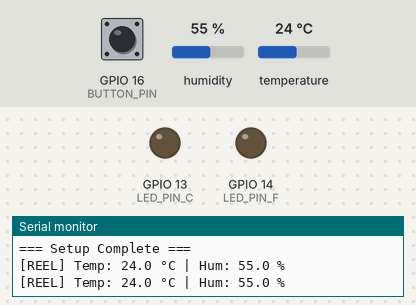
Bench run of a sketch on a simulated ESP32. Parts: output pins drawn as LEDs (lit = HIGH), the last lines printed to the serial monitor. The inputs (shaded band) are chosen by the test bench; at power-on: GPIO 16 (BUTTON_PIN) HIGH, humidity 55 %, temperature 24 °C. WiFi joins after 1.5 s; servers stay silent unless stated; random numbers use the default seed unless the sketch sets one; no MQTT or app messages arrive unless stated.

Above: at 2.9 s.
3.0 s: GPIO 16 (BUTTON_PIN) pulled LOW for 0.15 s
At 4.2 s:
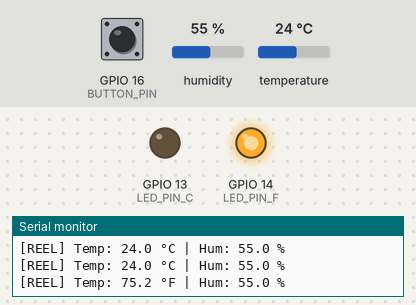
4.6 s: GPIO 16 (BUTTON_PIN) pulled LOW for 1 s
At 5.6 s:
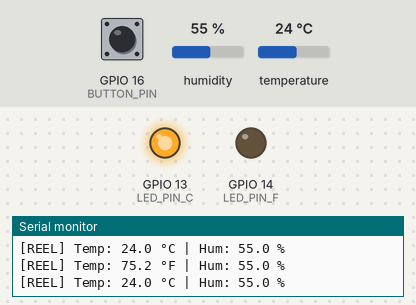
7.1 s: GPIO 16 (BUTTON_PIN) pulled LOW for 3.2 s
At 7.5 s:
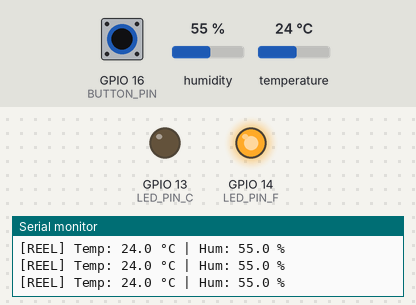
Timing chart, 0 to 10.1 s (numbered marks = the images above; inputs shaded):
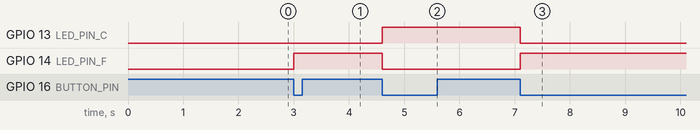

The sketch:

station.ino
```cpp
#include <ArduinoJson.h>
#include <PubSubClient.h>
#include <WiFi.h>
#include "DHT.h";

// WiFi
const char *WIFI_SSID = "Galyst";
const char *WIFI_PASSWORD = "galystann";

// MQTT
const char *MQTT_SERVER = "captain.dev0.pandor.cloud";
const int MQTT_PORT = 1884;
const char *MQTT_CLIENT_ID = "ESP32-Weather-Station";

// MQTT Topics
const char *TOPIC_DATA = "station-meteo/data";
const char *TOPIC_SET_UNIT = "station-meteo/set-unit";

// Timing for periodic publishing
unsigned long lastPublishTime = 0;
const unsigned long PUBLISH_INTERVAL = 1000;

// DHT Sensor
#define DHTPIN 17
#define DHTTYPE DHT22
DHT dht(DHTPIN, DHTTYPE);

// Pins
const int LED_PIN_C = 13;
const int LED_PIN_F = 14;
const int BUTTON_PIN = 16;

// State
bool isCelsius = true;
bool lastButtonState = HIGH;
unsigned long previousMillisData = 0;
const long intervalData = 1000;

// Simulation (fallback si capteur absent)
float simTemperature = 22.0;
float simHumidity = 55.0;
bool useSensorData = true;

// WiFi and MQTT Clients
WiFiClient espClient;
PubSubClient mqttClient(espClient);

// WiFi Connection
void setupWiFi() {
  Serial.println("Connecting to WiFi...");
  WiFi.begin(WIFI_SSID, WIFI_PASSWORD);

  while (WiFi.status() != WL_CONNECTED) {
    delay(500);
    Serial.print(".");
  }

  Serial.println("\nWiFi connected!");
  Serial.print("IP address: ");
  Serial.println(WiFi.localIP());
}

// MQTT Setup
void setupMQTT() { mqttClient.setServer(MQTT_SERVER, MQTT_PORT); }

// MQTT Connection with Reconnection Logic
void connectMQTT() {
  while (!mqttClient.connected()) {
    Serial.print("Connecting to MQTT broker...");

    if (mqttClient.connect(MQTT_CLIENT_ID)) {
      Serial.println("connected!");
    } else {
      Serial.print("failed, rc=");
      Serial.print(mqttClient.state());
      Serial.println(" retrying in 5 seconds...");
      delay(5000);
    }
  }
}

// Simulation de données météo (fallback si capteur absent)
void simulateWeatherData(float &temperature, float &humidity, char unit) {
  simTemperature += random(-5, 6) / 10.0;
  if (simTemperature > 40.0) simTemperature = 40.0;
  if (simTemperature < -10.0) simTemperature = -10.0;

  simHumidity += random(-10, 11) / 10.0;
  if (simHumidity > 100.0) simHumidity = 100.0;
  if (simHumidity < 0.0) simHumidity = 0.0;

  if (unit == 'F') {
    temperature = simTemperature * 1.8 + 32.0;
  } else {
    temperature = simTemperature;
  }
  humidity = simHumidity;
}

// JSON Message
String createDataJson(float temperature, float humidity, char unit, bool isRealData) {
  StaticJsonDocument<200> doc;

  doc["id"] = "esp32-01";
  doc["temperature"] = temperature;
  doc["humidity"] = humidity;
  doc["unit"] = String(unit);
  doc["mode"] = isRealData ? "reel" : "simulation";

  String output;
  serializeJson(doc, output);

  return output;
}

// Publish Weather Data
void publishWeatherData(float temperature, float humidity, char unit, bool isRealData) {
  if (!mqttClient.connected()) {
    connectMQTT();
  }

  // Publish JSON to data topic
  mqttClient.publish(TOPIC_DATA, createDataJson(temperature, humidity, unit, isRealData).c_str());

  // Debug output
  Serial.print("[");
  Serial.print(isRealData ? "REEL" : "SIMU");
  Serial.print("] Temp: ");
  Serial.print(temperature, 1);
  Serial.print(" °");
  Serial.print(unit);
  Serial.print(" | Hum: ");
  Serial.print(humidity, 1);
  Serial.println(" %");
}

// Setup
void setup() {
    // Initialize Serial
  Serial.begin(115200);
  // Initialize pins
  pinMode(LED_PIN_C, OUTPUT);
  pinMode(LED_PIN_F, OUTPUT);
  pinMode(BUTTON_PIN, INPUT_PULLUP);
  // Initialize DHT sensor
  dht.begin();
  delay(200);
  // Initialize button state
  lastButtonState = digitalRead(BUTTON_PIN);

  Serial.println("\n=== ESP32 Weather Station Starting ===");

  // Connect to WiFi
  setupWiFi();
  // Setup and connect to MQTT
  setupMQTT();
  connectMQTT();

  Serial.println("=== Setup Complete ===\n");
}

// Main Loop
void loop() {
  if (!mqttClient.connected()) {
    connectMQTT();
  }
  mqttClient.loop();

  unsigned long currentTime = millis();

  unsigned long currentMillis = millis();
  bool currentButtonState = digitalRead(BUTTON_PIN);

  if (currentButtonState != lastButtonState && currentButtonState == LOW){
    isCelsius = !isCelsius;

    if (isCelsius) {
      digitalWrite(LED_PIN_C, HIGH);
      digitalWrite(LED_PIN_F, LOW);
    } else {
      digitalWrite(LED_PIN_C, LOW);
      digitalWrite(LED_PIN_F, HIGH);
    }

    delay(50);
  }
  lastButtonState = currentButtonState;

  if (currentMillis - previousMillisData >= intervalData) {
    float temperature = dht.readTemperature();
    float humidity = dht.readHumidity();
    char unit = isCelsius ? 'C' : 'F';

    // Si le capteur ne répond pas, utilise la simulation
    if (isnan(temperature) || isnan(humidity)) {
      if (useSensorData) {
        Serial.println("[WARN] Capteur DHT non detecte, mode simulation active");
        useSensorData = false;
      }
      simulateWeatherData(temperature, humidity, unit);
    } else {
      if (!useSensorData) {
        Serial.println("[INFO] Capteur DHT detecte, mode reel active");
        useSensorData = true;
      }
      // Conversion en Fahrenheit si nécessaire
      if (!isCelsius) {
        temperature = temperature * 1.8 + 32;
      }
    }

    // Publication
    publishWeatherData(temperature, humidity, unit, useSensorData);

    previousMillisData = currentMillis;
  }
}
```

Measured:
- after the input at 3.0 s, GPIO 14 (LED_PIN_F): LOW → HIGH at once
- after the input at 4.6 s, GPIO 13 (LED_PIN_C): LOW → HIGH at once; GPIO 14 (LED_PIN_F): HIGH → LOW at once
- after the input at 7.1 s, GPIO 13 (LED_PIN_C): HIGH → LOW at once; GPIO 14 (LED_PIN_F): LOW → HIGH at once
